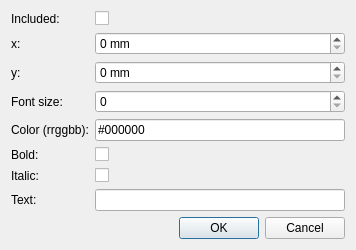
<?xml version="1.0" encoding="UTF-8"?>
<ui version="4.0">
 <class>EditTextDesign</class>
 <widget class="QDialog" name="EditTextDesign">
  <property name="geometry">
   <rect>
    <x>0</x>
    <y>0</y>
    <width>356</width>
    <height>236</height>
   </rect>
  </property>
  <property name="windowTitle">
   <string>Editor. Text element.</string>
  </property>
  <layout class="QVBoxLayout" name="verticalLayout">
   <item>
    <layout class="QGridLayout" name="gridLayout">
     <item row="0" column="0">
      <widget class="QLabel" name="label">
       <property name="text">
        <string>Included:</string>
       </property>
      </widget>
     </item>
     <item row="0" column="1">
      <widget class="QCheckBox" name="cb_included">
       <property name="text">
        <string/>
       </property>
      </widget>
     </item>
     <item row="1" column="0">
      <widget class="QLabel" name="label_2">
       <property name="text">
        <string>x:</string>
       </property>
      </widget>
     </item>
     <item row="1" column="1">
      <widget class="QSpinBox" name="sb_x">
       <property name="suffix">
        <string> mm</string>
       </property>
      </widget>
     </item>
     <item row="2" column="0">
      <widget class="QLabel" name="label_3">
       <property name="text">
        <string>y:</string>
       </property>
      </widget>
     </item>
     <item row="2" column="1">
      <widget class="QSpinBox" name="sb_y">
       <property name="suffix">
        <string> mm</string>
       </property>
      </widget>
     </item>
     <item row="3" column="0">
      <widget class="QLabel" name="label_4">
       <property name="text">
        <string>Font size:</string>
       </property>
      </widget>
     </item>
     <item row="3" column="1">
      <widget class="QSpinBox" name="sb_size_text">
       <property name="value">
        <number>0</number>
       </property>
      </widget>
     </item>
     <item row="4" column="0">
      <widget class="QLabel" name="label_5">
       <property name="text">
        <string>Color (rrggbb):</string>
       </property>
      </widget>
     </item>
     <item row="5" column="0">
      <widget class="QLabel" name="label_6">
       <property name="text">
        <string>Bold:</string>
       </property>
      </widget>
     </item>
     <item row="5" column="1">
      <widget class="QCheckBox" name="cb_bold">
       <property name="text">
        <string/>
       </property>
      </widget>
     </item>
     <item row="6" column="0">
      <widget class="QLabel" name="label_7">
       <property name="text">
        <string>Italic:</string>
       </property>
      </widget>
     </item>
     <item row="6" column="1">
      <widget class="QCheckBox" name="cb_italic">
       <property name="text">
        <string/>
       </property>
      </widget>
     </item>
     <item row="7" column="0">
      <widget class="QLabel" name="label_8">
       <property name="text">
        <string>Text:</string>
       </property>
      </widget>
     </item>
     <item row="7" column="1">
      <widget class="QLineEdit" name="le_text"/>
     </item>
     <item row="4" column="1">
      <widget class="QLineEdit" name="le_hex_rgb">
       <property name="inputMask">
        <string>\#HHHHHH</string>
       </property>
       <property name="text">
        <string>#000000</string>
       </property>
      </widget>
     </item>
    </layout>
   </item>
   <item>
    <spacer name="verticalSpacer">
     <property name="orientation">
      <enum>Qt::Vertical</enum>
     </property>
     <property name="sizeHint" stdset="0">
      <size>
       <width>20</width>
       <height>40</height>
      </size>
     </property>
    </spacer>
   </item>
   <item>
    <widget class="QDialogButtonBox" name="buttonBox">
     <property name="orientation">
      <enum>Qt::Horizontal</enum>
     </property>
     <property name="standardButtons">
      <set>QDialogButtonBox::Cancel|QDialogButtonBox::Ok</set>
     </property>
    </widget>
   </item>
  </layout>
 </widget>
 <resources/>
 <connections>
  <connection>
   <sender>buttonBox</sender>
   <signal>accepted()</signal>
   <receiver>EditTextDesign</receiver>
   <slot>accept()</slot>
   <hints>
    <hint type="sourcelabel">
     <x>248</x>
     <y>254</y>
    </hint>
    <hint type="destinationlabel">
     <x>157</x>
     <y>274</y>
    </hint>
   </hints>
  </connection>
  <connection>
   <sender>buttonBox</sender>
   <signal>rejected()</signal>
   <receiver>EditTextDesign</receiver>
   <slot>reject()</slot>
   <hints>
    <hint type="sourcelabel">
     <x>316</x>
     <y>260</y>
    </hint>
    <hint type="destinationlabel">
     <x>286</x>
     <y>274</y>
    </hint>
   </hints>
  </connection>
 </connections>
</ui>
